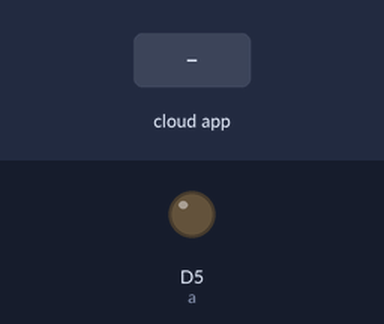
The sketch below on a simulated ESP8266 (NodeMCU). On the bench: output pins drawn as LEDs (lit = HIGH). The test bench sets the inputs (shaded band). WiFi joins after 1.5 s; servers stay silent unless stated; the Firebase database answers and starts empty; what the sketch prints to the serial monitor is not drawn.

Above: at 2.7 s.
2.8 s: the phone or cloud app sets Led to 1
At 7.6 s:
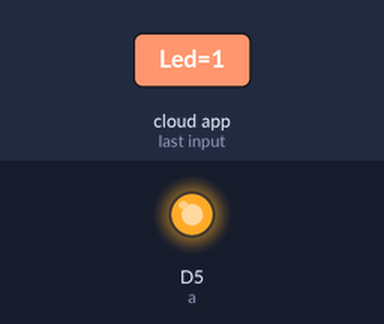
8.3 s: the phone or cloud app sets Led to 0
At 13.3 s:
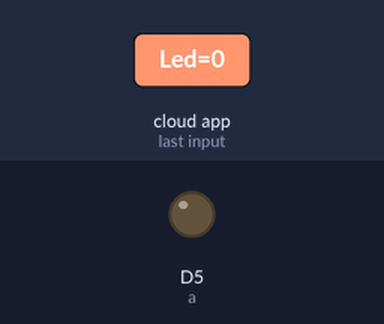
Timing chart, 0 to 14.8 s (numbered marks = the images above; inputs shaded):
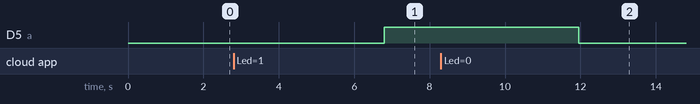

The sketch:

Firebase_nodeMcu.ino
```cpp
int a = D5;
int b;

#include <ESP8266WiFi.h>
#include <FirebaseArduino.h>

#define WIFI_SSID "kora"
#define WIFI_PASSWORD "kumar123123"

#define FIREBASE_HOST "iot-firebase-basics-default-rtdb.firebaseio.com/"
#define FIREBASE_AUTH "o3QC14G10g9fKqKSaXmiiGN4uUXRqMjEHwij4MwF"


void setup() {
  Serial.begin(9600);
  pinMode(a, OUTPUT);     // Initialize the LED_BUILTIN pin as an outpu

   // connect to wifi.
  WiFi.begin(WIFI_SSID, WIFI_PASSWORD);
  Serial.print("connecting");
  while (WiFi.status() != WL_CONNECTED) {
    Serial.print(".");
    delay(500);
  }
  Serial.println();
  Serial.print("connected: ");
  Serial.println(WiFi.localIP());

   Firebase.begin(FIREBASE_HOST, FIREBASE_AUTH);


}

// the loop function runs over and over again forever
void loop() {
  b =  Firebase.getInt("Led");
  Serial.println(b);
  digitalWrite(a,b);
  delay(5000);


}
```

Measured:
- after the input at 2.8 s, D5 (a): LOW → HIGH after 4.0 s
- after the input at 8.3 s, D5 (a): HIGH → LOW after 3.7 s
